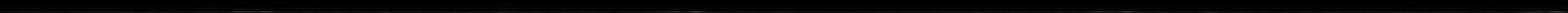
#> input picture bearings/B_fault_spectrum/for_resize/1024/normal_87842-722749_chunk_0002.png, 64513 x 513 px (shown at 1/42 size)
$ jupyter execute resize.ipynb
#> lines starting #> are read from the running program, lines starting #| are printed output that depends on the picture
[cell 1]
from PIL import Image

[cell 2]
height, width = 513, 64513
new_height, new_width = 513, 3073
image_path = "for_resize/1024/normal_87842-722749_chunk_0002.png"
save_path = "resized/1024/normal_87842-722749_chunk_0002.png"

[cell 3]
def resize_image(image_path, save_path,size=(height, width)):
#> called with size = (3073, 513)
    with Image.open(image_path) as img:
#> img is the input picture: PIL image 64513x513 RGBA; mean R, G, B, A 3.3, 3.3, 3.3, 255
        img_resized = img.resize(size, Image.LANCZOS)
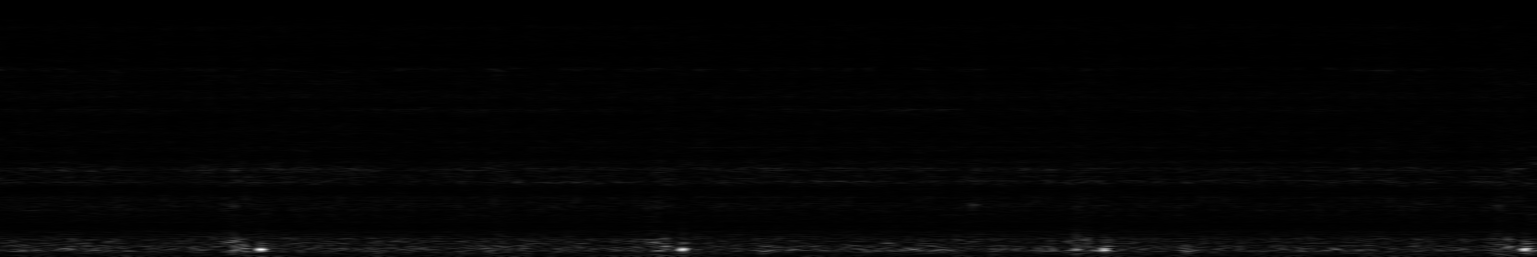
#> img_resized: PIL image 3073x513 RGBA (shown at 1/2 size); mean R, G, B, A 3.3, 3.3, 3.3, 255
        img_resized.save(save_path)  # перезаписываем файл
